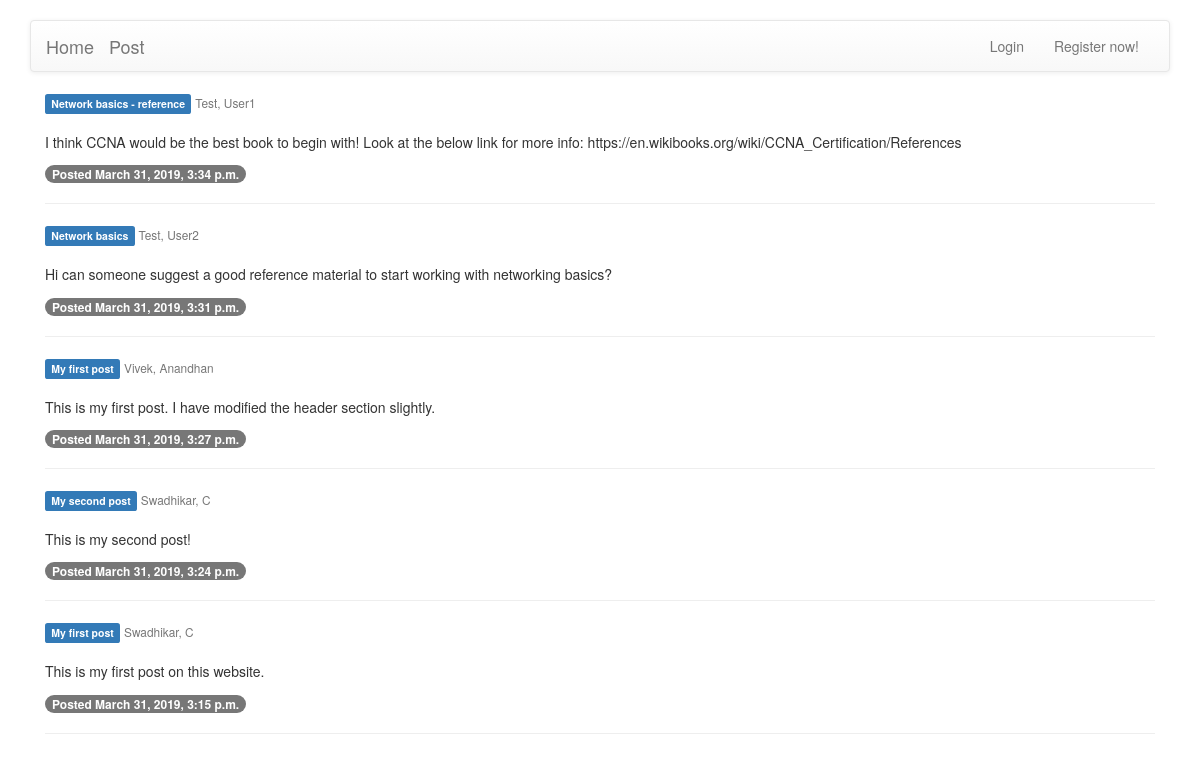
Screenshot of /blog/ with the database file from the repository.
### blog/models.py (models this page shows, shortened)
class Post(models.Model):
    title = models.CharField(max_length=100, default='sample title')
    content = models.TextField()
    author = models.ForeignKey(User, on_delete=models.CASCADE)
    date_posted = models.DateTimeField(default=datetime.now)

### blog/views.py (the view)
# urls.py: path('', blog_views.index, name='blog_home'),
def index(request):
    posts = Post.objects.all()
    context = {'posts': posts[::-1]}
    return render(request, 'blog/blog_home.html', context=context)

### blog/templates/blog/blog_home.html (shortened to what this page needs)
{% extends 'base.html' %}
{% block body %}
<div class="container">
    {% for post in posts %}
        <div class="col-md-12">
            <h3 class="label label-primary">{{ post.title }}</h3>
            <span class="text-muted">
                <small>{{ post.author.first_name }}, {{ post.author.last_name }}</small>
            </span>
            <br>
            <br>
            <p>{{ post.content }}</p>
            <div>
                <span class="badge">Posted {{ post.date_posted }}</span>
            </div>
            <hr>
        </div>
    {% endfor %}
</div>
{% endblock %}

### accounts/templates/base.html (shortened to what this page needs)
<!DOCTYPE html>
<html lang="en">
<head>
<link rel="stylesheet" href="https://stackpath.bootstrapcdn.com/bootstrap/3.4.1/css/bootstrap.min.css">
<link rel="stylesheet" href="https://stackpath.bootstrapcdn.com/bootstrap/3.4.1/css/bootstrap-theme.min.css">
</head>
<body>
<div class="container">
    <br>
    <nav class="navbar navbar-default">
        <div class="container-fluid">
            <div class="navbar-header">
                <a class="navbar-brand" href="{% url 'blog_home' %}">Home</a>
                <a class="navbar-brand" href="{% url 'blog_create' %}">Post</a>
            </div>
            <div id="navbar" class="navbar-collapse collapse">
                <ul class="nav navbar-nav navbar-right">
                    {% if not user.is_authenticated %}
                        <li><a href="{% url 'login' %}">Login</a></li>
                        <li><a href="{% url 'register' %}">Register now!</a></li>
                    {% else %}
                        <a class="navbar-brand" href="{% url 'profile' %}">Profile</a>
                        <li><a href="{% url 'logout' %}">Logout</a></li>
                    {% endif %}
                </ul>
            </div>
        </div>
    </nav>
</div>
{% block body %}
{% endblock %}
</body>
</html>

### rows the page displays
Post: title "Network basics - reference", author.first_name "Test", author.last_name "User1", content "I think CCNA would be the best book to begin with! Look at the below link for more info: https://en.wikibooks.org/wiki/CCNA_Certification/References", date_posted "March 31, 2019, 3:34 p.m."
Post: title "Network basics", author.first_name "Test", author.last_name "User2", content "Hi can someone suggest a good reference material to start working with networking basics?", date_posted "March 31, 2019, 3:31 p.m."
Post: title "My first post", author.first_name "Vivek", author.last_name "Anandhan", content "This is my first post. I have modified the header section slightly.", date_posted "March 31, 2019, 3:27 p.m."
Post: title "My second post", author.first_name "Swadhikar", author.last_name "C", content "This is my second post!", date_posted "March 31, 2019, 3:24 p.m."
Post: title "My first post", author.first_name "Swadhikar", author.last_name "C", content "This is my first post on this website.", date_posted "March 31, 2019, 3:15 p.m."
